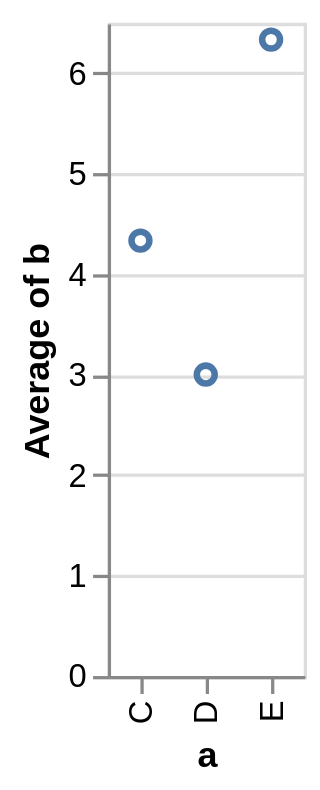

The specification (Vega-Lite) saved for this image:
### Vega specification from a JSON file in a GitHub repository (floating-point values rounded to 4 significant figures)
{"$schema": "https://vega.github.io/schema/vega/v5.json", "autosize": "pad", "background": "white", "padding": 5, "height": 200, "style": "cell", "data": [{"name": "source_0", "values": [{"a": "C", "b": 2}, {"a": "C", "b": 7}, {"a": "C", "b": 4}, {"a": "D", "b": 1}, {"a": "D", "b": 2}, {"a": "D", "b": 6}, {"a": "E", "b": 8}, {"a": "E", "b": 4}, {"a": "E", "b": 7}]}, {"name": "data_0", "source": "source_0", "transform": [{"type": "aggregate", "groupby": ["a"], "ops": ["average"], "fields": ["b"], "as": ["average_b"]}]}], "signals": [{"name": "x_step", "value": 20}, {"name": "width", "update": "bandspace(domain('x').length, 1, 0.5) * x_step"}], "marks": [{"name": "marks", "type": "symbol", "style": ["point"], "from": {"data": "data_0"}, "encode": {"update": {"fill": {"value": "transparent"}, "stroke": {"value": "#4c78a8"}, "x": {"scale": "x", "field": "a"}, "y": {"scale": "y", "field": "average_b"}}}}], "scales": [{"name": "x", "type": "point", "domain": {"data": "data_0", "field": "a", "sort": true}, "range": {"step": {"signal": "x_step"}}, "padding": 0.5}, {"name": "y", "type": "linear", "domain": {"data": "data_0", "field": "average_b"}, "range": [{"signal": "height"}, 0], "nice": true, "zero": true}], "axes": [{"scale": "y", "orient": "left", "gridScale": "x", "grid": true, "tickCount": {"signal": "ceil(height/40)"}, "domain": false, "labels": false, "maxExtent": 0, "minExtent": 0, "ticks": false, "zindex": 0}, {"scale": "x", "orient": "bottom", "grid": false, "title": "a", "labelAlign": "right", "labelAngle": 270, "labelBaseline": "middle", "zindex": 0}, {"scale": "y", "orient": "left", "grid": false, "title": "Average of b", "labelOverlap": true, "tickCount": {"signal": "ceil(height/40)"}, "zindex": 0}], "config": {"background": "white"}}
